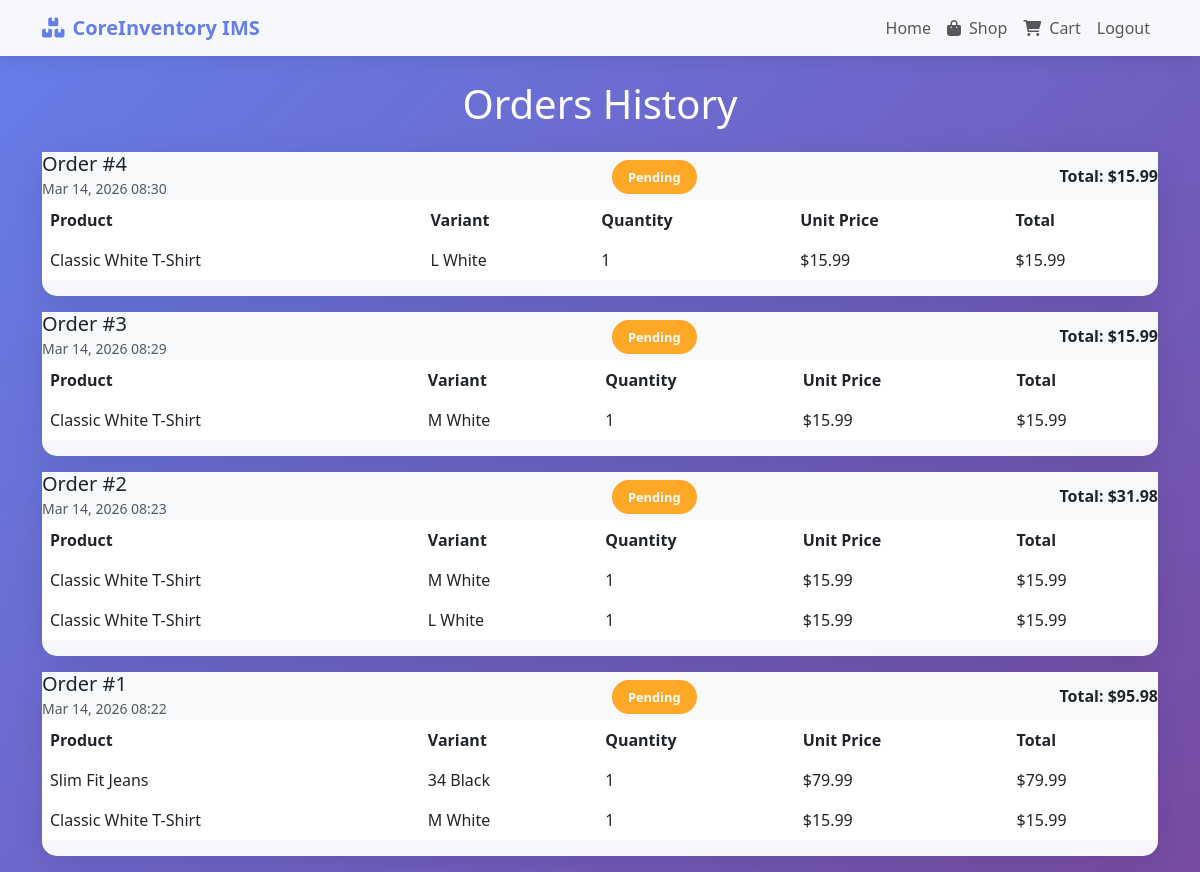
The app's page /online_orders/orders-history/ (signed in), older data.
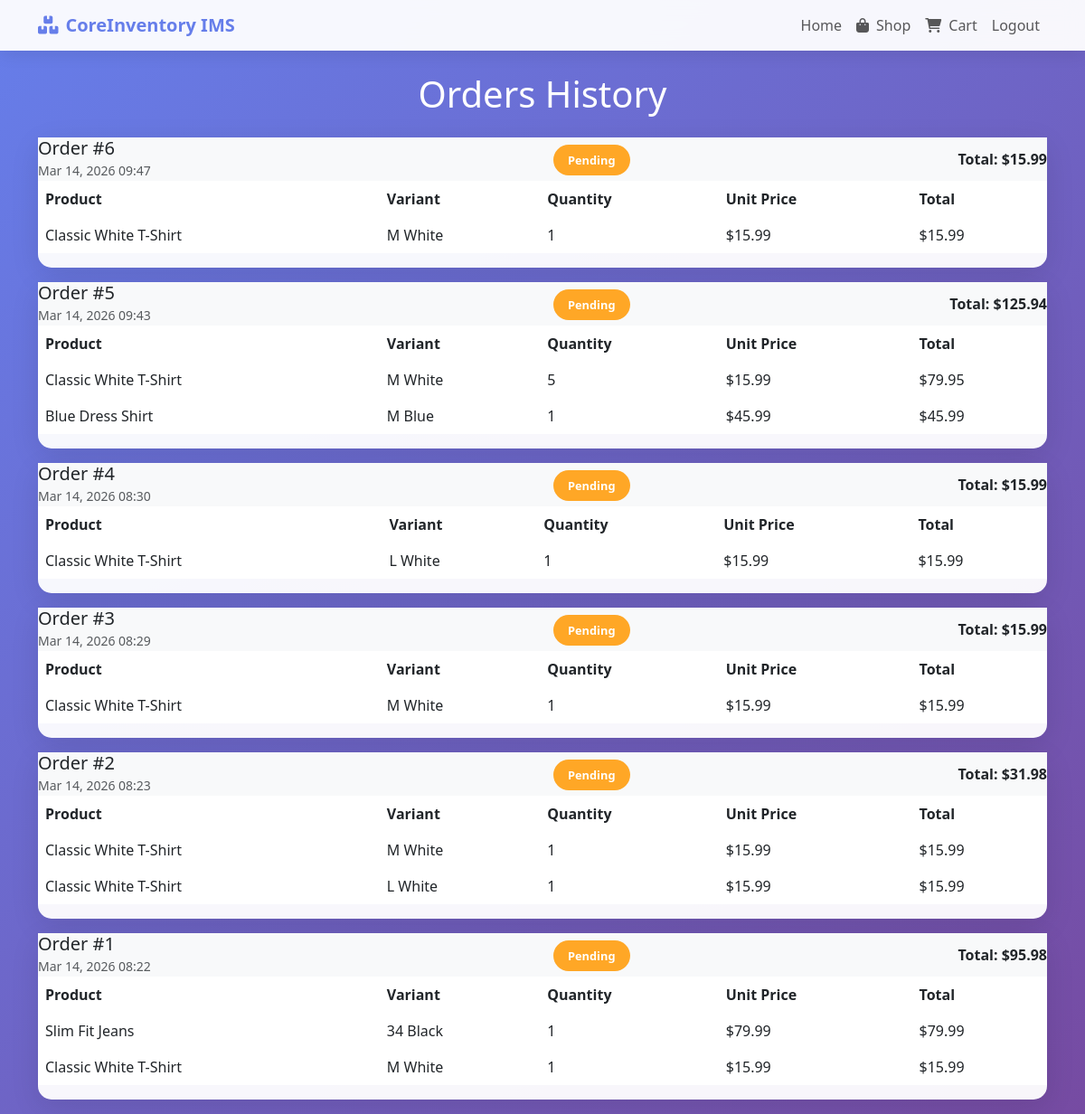
The same page, newer data.
### online_orders/models.py (models this page shows, shortened)
class Order(models.Model):
    STATUS_CHOICES = [
        ('pending', 'Pending'),
        ('approved', 'Approved'),
        ('processing', 'Processing'),
        ('shipped', 'Shipped'),
        ('delivered', 'Delivered'),
        ('cancelled', 'Cancelled'),
    ]
    user = models.ForeignKey(User, on_delete=models.CASCADE)
    warehouse = models.ForeignKey(Warehouse, on_delete=models.CASCADE)
    status = models.CharField(max_length=20, choices=STATUS_CHOICES, default='pending')
    total_amount = models.DecimalField(max_digits=10, decimal_places=2, default=0)
    created_at = models.DateTimeField(auto_now_add=True)
    updated_at = models.DateTimeField(auto_now=True)

class OrderItem(models.Model):
    order = models.ForeignKey(Order, on_delete=models.CASCADE, related_name='items')
    product_variant = models.ForeignKey(ProductVariant, on_delete=models.CASCADE)
    quantity = models.PositiveIntegerField()
    unit_price = models.DecimalField(max_digits=10, decimal_places=2)
    @property
    def total_price(self):
        return self.quantity * self.unit_price

### products/models.py (models this page shows, shortened)
class ProductVariant(models.Model):
    product = models.ForeignKey(Product, on_delete=models.CASCADE, related_name='variants')
    size = models.CharField(max_length=20, blank=True)
    color = models.CharField(max_length=50, blank=True)
    stock_quantity = models.PositiveIntegerField(default=0)  # Keep for backward compatibility, but use warehouse stocks

class Product(models.Model):
    name = models.CharField(max_length=200)
    description = models.TextField(blank=True)
    category = models.ForeignKey(Category, on_delete=models.SET_NULL, null=True, blank=True, related_name='products')
    sku = models.CharField(max_length=100, unique=True)
    barcode = models.CharField(max_length=100, blank=True)
    unit_price = models.DecimalField(max_digits=10, decimal_places=2)
    cost_price = models.DecimalField(max_digits=10, decimal_places=2)
    reorder_level = models.PositiveIntegerField(default=0)
    image = models.URLField(max_length=500, blank=True, null=True)
    is_active = models.BooleanField(default=True)
    created_at = models.DateTimeField(auto_now_add=True)
    updated_at = models.DateTimeField(auto_now=True)
    class Meta:
        ordering = ['name']

### online_orders/views.py (the view)
# urls.py: path('orders-history/', views.orders_history, name='orders_history'),
@login_required
def orders_history(request):
    orders = Order.objects.filter(user=request.user).order_by('-created_at').prefetch_related('items__product_variant__product')
    context = {
        'orders': orders,
    }
    return render(request, 'online_orders/orders_history.html', context)

### templates/online_orders/orders_history.html (shortened to what this page needs)
<!DOCTYPE html>
<html lang="en">
<head>
    <link href="https://cdn.jsdelivr.net/npm/bootstrap@5.3.0/dist/css/bootstrap.min.css" rel="stylesheet">
    <link href="https://cdnjs.cloudflare.com/ajax/libs/font-awesome/6.0.0/css/all.min.css" rel="stylesheet">
</head>
<body>
    <nav class="navbar navbar-expand-lg navbar-light">
        <div class="container">
            <a class="navbar-brand" href="{% url 'home' %}">
                <i class="fas fa-boxes me-2"></i>CoreInventory IMS
            </a>
            <div class="navbar-nav ms-auto">
                <a class="nav-link" href="{% url 'home' %}">Home</a>
                <a class="nav-link" href="{% url 'online_orders:product_list' %}">
                    <i class="fas fa-shopping-bag me-2"></i>Shop
                </a>
                <a class="nav-link" href="{% url 'online_orders:cart' %}">
                    <i class="fas fa-shopping-cart me-2"></i>Cart
                </a>
                <a class="nav-link" href="{% url 'logout' %}">Logout</a>
            </div>
        </div>
    </nav>
    <div class="container mt-4">
        <div class="row">
            <div class="col-12">
                <h1 class="text-white text-center mb-4">Orders History</h1>
            </div>
        </div>
        {% if orders %}
        <div class="row">
            {% for order in orders %}
            <div class="col-12">
                <div class="order-card">
                    <div class="card-header bg-light">
                        <div class="row align-items-center">
                            <div class="col-md-6">
                                <h5 class="mb-0">Order #{{ order.id }}</h5>
                                <small class="text-muted">{{ order.created_at|date:"M d, Y H:i" }}</small>
                            </div>
                            <div class="col-md-3">
                                <span class="status-badge status-{{ order.status }}">{{ order.get_status_display }}</span>
                            </div>
                            <div class="col-md-3 text-end">
                                <strong>Total: ${{ order.total_amount }}</strong>
                            </div>
                        </div>
                    </div>
                    <div class="card-body">
                        <div class="table-responsive">
                            <table class="table table-borderless">
                                <thead>
                                    <tr>
                                        <th>Product</th>
                                        <th>Variant</th>
                                        <th>Quantity</th>
                                        <th>Unit Price</th>
                                        <th>Total</th>
                                    </tr>
                                </thead>
                                <tbody>
                                    {% for item in order.items.all %}
                                    <tr>
                                        <td>{{ item.product_variant.product.name }}</td>
                                        <td>{{ item.product_variant.size }} {{ item.product_variant.color }}</td>
                                        <td>{{ item.quantity }}</td>
                                        <td>${{ item.unit_price }}</td>
                                        <td>${{ item.total_price }}</td>
                                    </tr>
                                    {% endfor %}
                                </tbody>
                            </table>
                        </div>
                    </div>
                </div>
            </div>
            {% endfor %}
        </div>
        {% endif %}
    </div>
</body>
</html>

Row changes from the older to the newer data that the page shows:
added Order: id "6", created_at "Mar 14, 2026 09:47", status "Pending", total_amount "15.99"
added OrderItem: product_variant.product.name "Classic White T-Shirt", product_variant.size "M", product_variant.color "White", quantity "1", unit_price "15.99", total_price "15.99", shown under "6"
added Order: id "5", created_at "Mar 14, 2026 09:43", status "Pending", total_amount "125.94"
added OrderItem: product_variant.product.name "Classic White T-Shirt", product_variant.size "M", product_variant.color "White", quantity "5", unit_price "15.99", total_price "79.95"
added OrderItem: product_variant.product.name "Blue Dress Shirt", product_variant.size "M", product_variant.color "Blue", quantity "1", unit_price "45.99", total_price "45.99", shown under "5"
